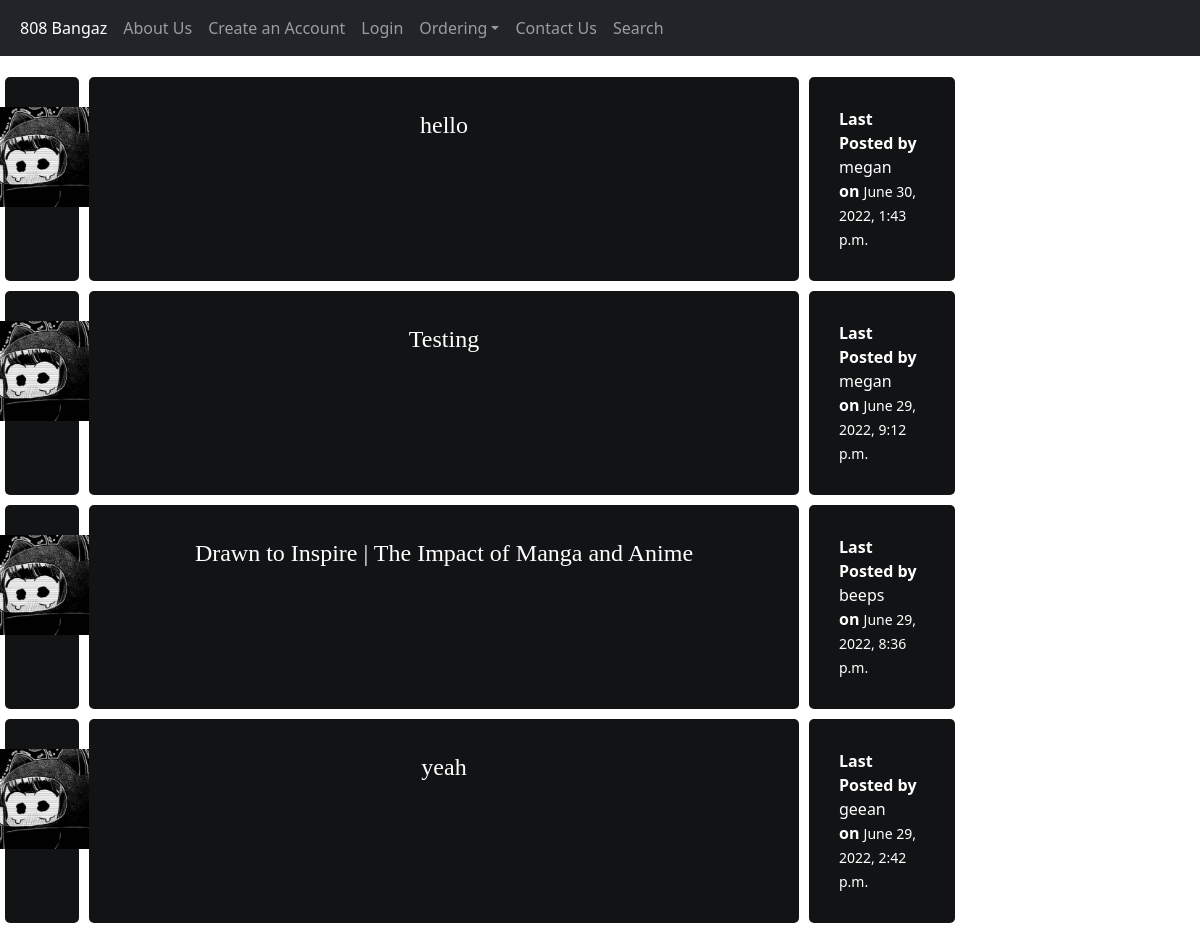
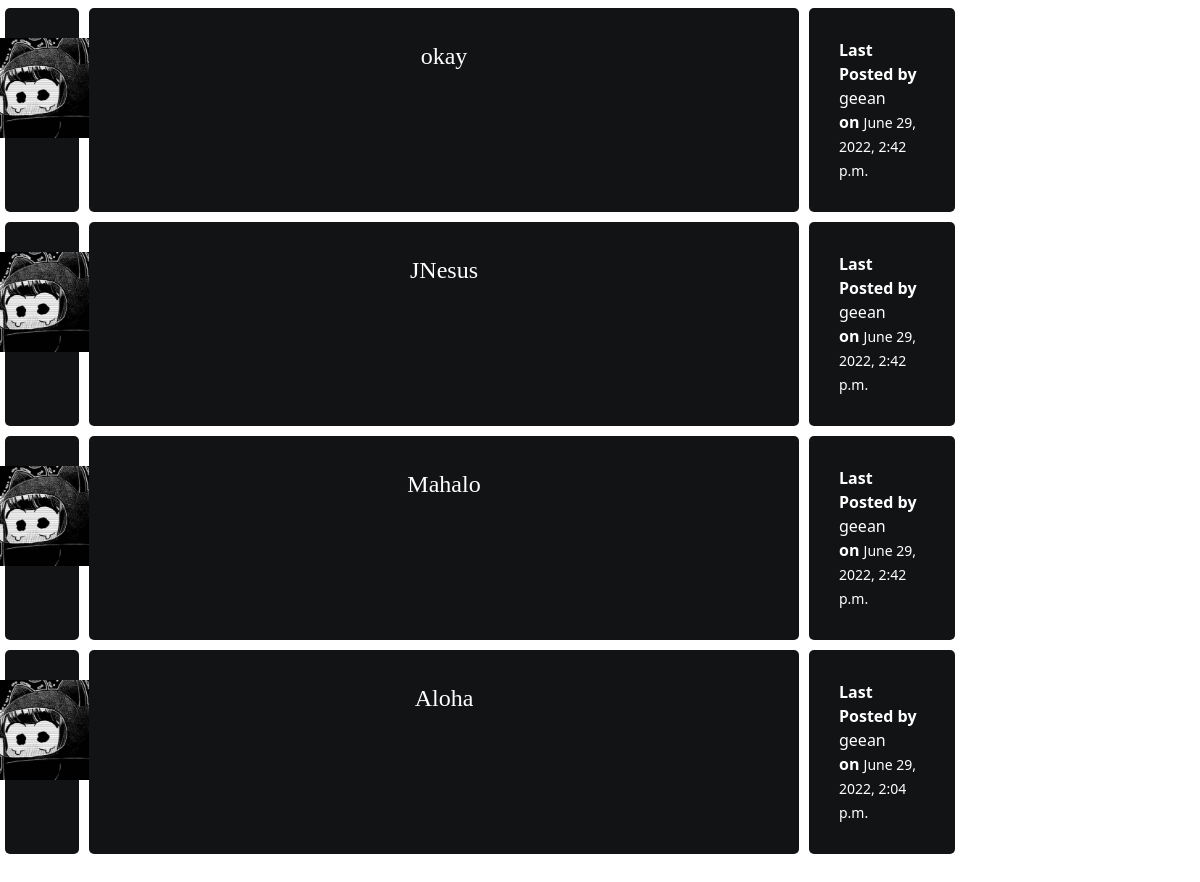
The page /ordering/ on the database its author committed (2 pictures, top to bottom).
### blogs/models.py (models this page shows, shortened)
class Post(models.Model):
    author = models.ForeignKey(settings.AUTH_USER_MODEL, on_delete=models.CASCADE)
    title = models.CharField(max_length=200)
    text = models.TextField()
    created_date = models.DateTimeField(default=timezone.now)
    published_date = models.DateTimeField(blank=True, null=True)
    likes = models.ManyToManyField(User, related_name='forum_post', blank = True)
    dislikes = models.ManyToManyField(User, related_name = 'f_post', blank = True)

### blogs/views.py (the view)
# urls.py: path('ordering/', views.OrderDateView.as_view(), name='ordering'),
class OrderDateView(generic.ListView):
    template_name = 'blogs/ordering.html'
    context_object_name = 'blogs_list'
    def get_queryset(self):
        return Post.objects.order_by('-published_date')

### blogs/templates/blogs/ordering.html (shortened to what this page needs)
{% load static %}
<!DOCTYPE html>
<head>
<link href="https://cdn.jsdelivr.net/npm/bootstrap@5.1.3/dist/css/bootstrap.min.css" rel="stylesheet">
    <link rel="stylesheet" href="{% static 'blogs/blogs.css' %}">
</head>
<body>
    <nav class="navbar navbar-expand-sm bg-dark navbar-dark fixed-top">
        <div class="container-fluid">
          <ul class="navbar-nav">
            <li class="nav-item">
              <a class="nav-link active" href = "{% url 'post_list' %}">{% csrf_token %}808 Bangaz</a>
            </li>
            <li class="nav-item">
            <li class="nav-item">
                <a class="nav-link" href= "{% url 'about' %}">{% csrf_token %}About Us</a>
            </li>
              <a class="nav-link" href=" {% url 'register' %}"> Create an Account </a>
            </li>
            {% if user.is_authenticated %}
            <li class="nav-item">
                <a class="nav-link" href=" {% url 'logout' %}"> Logout </a>
            </li>
            <li class="nav-item">
                <a class="nav-link" href="{% url 'post_new' %}">Make a Post</a>
            </li>
            {% else %}
            <li class="nav-item">
                <a class="nav-link" href=" {% url 'login' %}"> Login </a>
            </li>
            {% endif %}
            <li class = "nav-item dropdown">
                <a class="nav-link dropdown-toggle" href="#" role="button" data-bs-toggle="dropdown">Ordering</a>
            </li>
            <li class="nav-item">
                <a class="nav-link" href=" {% url 'contact' %}"> Contact Us </a>
            </li>
            <li class="nav-item">
                <a class="nav-link" text-align: "right"; href="{% url 'search' %}">Search</a>
            </ul>
        </div>
      </nav>
    </body>
    {% if blogs_list %}
        {% for blog in blogs_list %}
        <article class ="post">
            <div class = "subforum-row">
                    <div class = "subforum-column center">
                        <img width="100" height="100" src = "{%static 'blogs/images/komi.jpg'%}">
                    </div>
            <div class = "subforum-description subforum-column center">
                <a href = "{% url 'post_details' pk=blog.pk %}" style = "color:white" class = 'removeline bigtext'> {{blog.title}} </a>
            </div>
            <div class = "subforum-info subforum-column">
                <b style = "color:white"> Last Posted by </b> <a style = "color:white"> {{blog.author}}</a>
                <br> <b style = "color:white"> on </b> <small> <time class = "time" style = "color:white"> {{blog.published_date}} <time> </small>
            </div>
        </div>
        </article>
        {% endfor %}
    {% else %}
        <p>No blogs posted.</p>
    {% endif %}
    </body>
</html>

### blogs/static/blogs/blogs.css (style rules this page uses)
.subforum-row { display: grid; grid-template-columns: 7% 60% 13% 20%; }
.subforum-column { padding: 30px; margin:5px; border-radius: 5px; background-color:#111314; }
.subforum-description * { margin-block: 0; }
.center { display: flex; justify-content: center; }
.removeline { text-decoration: none; color: black }
.bigtext { font-size: 150%; font-family: Georgia, serif; }
body { background-color: white; }

### rows shown on the page
Post: title "hello", author "megan", published_date "June 30, 2022, 1:43 p.m."
Post: title "Testing", author "megan", published_date "June 29, 2022, 9:12 p.m."
Post: title "Drawn to Inspire | The Impact of Manga and Anime", author "beeps", published_date "June 29, 2022, 8:36 p.m."
Post: title "yeah", author "geean", published_date "June 29, 2022, 2:42 p.m."
Post: title "okay", author "geean", published_date "June 29, 2022, 2:42 p.m."
Post: title "JNesus", author "geean", published_date "June 29, 2022, 2:42 p.m."
Post: title "Mahalo", author "geean", published_date "June 29, 2022, 2:42 p.m."
Post: title "Aloha", author "geean", published_date "June 29, 2022, 2:04 p.m."
